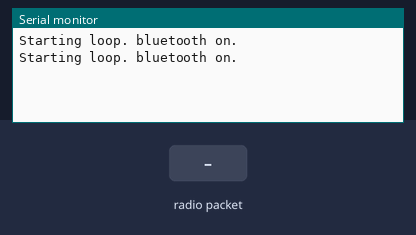
A sketch run on a simulated ESP32. Shown: the last lines printed to the serial monitor. The inputs (shaded band) are chosen by the test bench. No radio packets arrive unless stated.

Above: at 1.8 s.
1.9 s: radio packet "1" arrives
At 2.8 s:
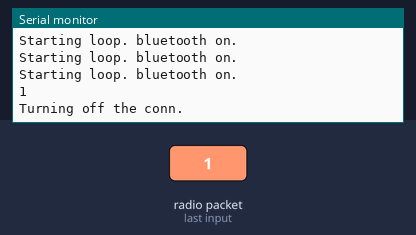
3.5 s: radio packet "0" arrives
At 4.8 s:
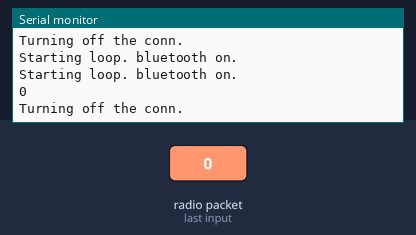
5.0 s: radio packet "2" arrives
At 5.7 s:
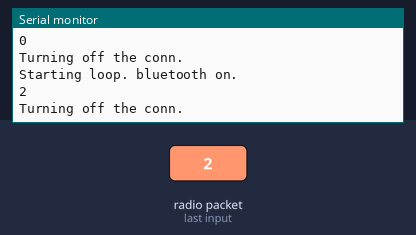

The sketch:

senderTeensyTest.ino
```cpp
#include<SPI.h>
#include<RF24.h>

//#define LED_pin 13
#define SCK_PIN 27
#define CE_PIN 6
#define CSN_PIN 7

RF24 conn(CE_PIN, CSN_PIN);

void setup(void){
  while(!Serial);
  Serial.begin(9600);
  SPI.setSCK(SCK_PIN);
  conn.begin();
  conn.setPALevel(RF24_PA_MAX);
  conn.setChannel(0x76);
  conn.openWritingPipe(0xF0F0F0F0E1LL);
  const uint64_t pipe = (0xE8E8F0F0E1LL);
  conn.openReadingPipe(1, pipe);

  conn.enableDynamicPayloads();
  conn.powerUp();

}

void loop(void){
  conn.startListening();
  Serial.println("Starting loop. bluetooth on.");
  char receivedMessage[32] = {0};
  if(conn.available()){
    conn.read(receivedMessage, sizeof(receivedMessage));
    Serial.println(receivedMessage);
    Serial.println("Turning off the conn.");
    conn.stopListening();

    String stringMessage(receivedMessage);

    /*if(stringMessage == "GETSTRING"){
      Serial.println("Looks like they want a string!");
      const char text[] = "Yo wassup, haha";
      conn.write(text, sizeof(text));
      Serial.println("We sent our message.");
    }*/
  }
  delay(1000);

}
```

Measured:
- after the input at 1.9 s, the serial monitor: prints a new line after 0.11 s (image 1)
- after the input at 3.5 s, the serial monitor: prints a new line after 0.51 s (image 2)
- after the input at 5.0 s, the serial monitor: prints a new line at once (image 3)
